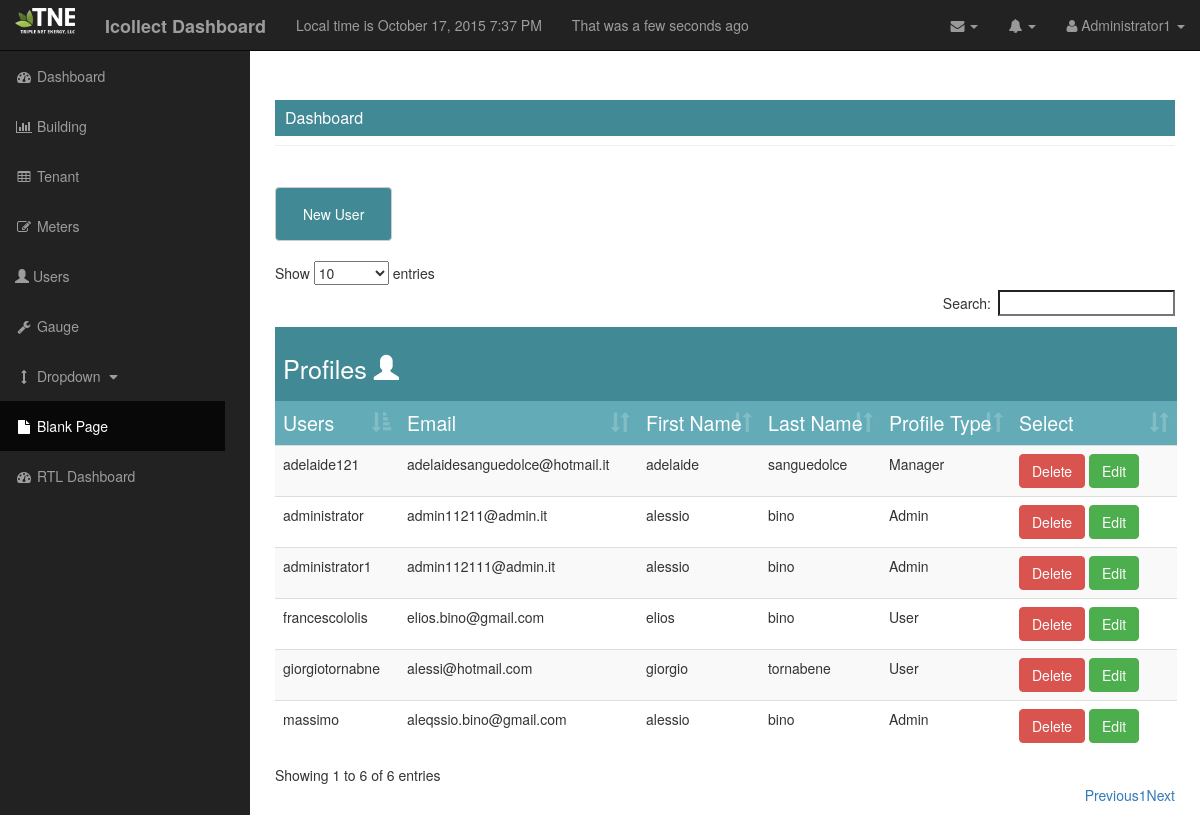
/dashboard/users (signed in), run on the app's committed database.
### project/model_.py (models this page shows, shortened)
class user_(db.Model,UserMixin):
    __tablename__ = "user"
    id_user = db.Column(db.Integer, primary_key=True)
    user = db.Column(db.String, unique=True, nullable=False)
    password = db.Column(db.String, unique=True ,nullable=False)
    email = db.Column(db.String, unique=True, nullable=False)
    first_name = db.Column(db.String, nullable=False)
    last_name = db.Column(db.String, nullable=False)
    role = db.Column(db.String, db.ForeignKey('profile_type.name'))
    gauge_ch = db.relationship('gauge_', backref='user')
    def is_authenticated(self):
        return True
    @login_.user_loader
    def load_user(id_user=None):
        return user_.query.get(int(id_user))

### project/users/view.py (the view)
@users_for_blueprint.route('/dashboard/users')
@login_required
def user_page():
    users_site = db.session.query(user_).order_by(user_.id_user)
    return render_template('users.html', users=users_site, current_time=datetime.utcnow())

### project/templates/users.html (shortened to what this page needs)
{% extends "base_.html" %}
{% block head %}
    {{ super() }}
{% endblock %}
{% block content %}
      <div id="page-wrapper">
           <div class="container-fluid">
                <div class="row">
                    <div class="page-tabs">
                        <div class="col-lg-12">
                            <ul class="nav nav-pills nav-user">
                                  <li type="button" class="btn btn-default" role="presentation"><a class="tab-extra" href="{{url_for('user.new_users')}}" aria-controls="new-user" role="tab">New User</a></li>
                            </ul>
                        </div>
                    </div>
                    <div class="col-lg-12">
                          <div class="tables">
                            <table id="tables-users" class="table table-striped table-hover">
                                <caption class="tables-users">
                                <h2>Profiles <i class="glyphicon glyphicon-user"></i>
                                </h2>
                                </caption>
                                <thead class="table-header">
                                    <tr>
                                        <td>Users</td>
                                        <td>Email</td>
                                        <td>First Name</td>
                                        <td>Last Name</td>
                                        <td>Profile Type</td>
                                        <td>Select</td>
                                    </tr>
                                </thead>
                                <tbody>
                                    {% for user in users %}
                                <tr>
                                        <td>{{user.user}}</td>
                                        <td>{{user.email}}</td>
                                        <td>{{user.first_name}}</td>
                                        <td>{{user.last_name}}</td>
                                        <td>{{user.role}}</td>
                                        <div class="btn-group-lg">
                                        <td width="150px"><a type="button" class="btn btn-danger btn-user-dng" href="{{ url_for('user.delete_users', usersdel=user.user)}}">Delete</a>
                                        <a type="button" class="btn btn-success btn-user-edit" href="{{ url_for('user.edit_users', useredit=user.user) }}">Edit</a></td>
                                        </div>
                                </tr>
                                    {% endfor %}
                                </tbody>
                            </table>
                        </div>
                    </div>
                    </div>
                </div>
           </div>
      </div>
{% endblock %}

### project/templates/base_.html (shortened to what this page needs)
<!DOCTYPE html>
<html lang="en">
{% block head %}
<head>
     <link href="{{url_for('static', filename='css/bootstrap.min.css')}}" rel="stylesheet">
     <link href="{{url_for('static', filename='css/sb-admin.css')}}" rel="stylesheet">
     <link href="{{ url_for('static', filename='css/simple-sidebar.css')}}" rel="stylesheet">
     <link href="{{url_for('static', filename='font-awesome/css/font-awesome.min.css')}}" rel="stylesheet">
    <link href="{{ url_for('static', filename='css/dataTables.bootstrap.css')}}" rel="stylesheet">
</head>
{% endblock %}
<body>
    <div id="wrapper">
        {% if current_user.is_authenticated() %}
        <nav class="navbar navbar-inverse navbar-fixed-top" role="navigation">
            <div class="navbar-header">
                <a class="navbar-brand" href="{{url_for('user.logout_')}}">
                    <img style="max-width: 60px; margin-top: -7px" src = "{{url_for ('static' , filename='images/TNE_150.png')}}">
                </a>
                <a class ="navbar-brand" href="/dashboard"><strong>Icollect Dashboard</strong></a>
                <div class="navbar-text"> Local time is {{ moment(current_time).format('LLL') }}</div>
                <div class="navbar-text"> That was {{ moment(current_time).fromNow(refresh=True)}}</div>
            </div>
            <ul class="nav navbar-right top-nav">
                <li class="dropdown">
                    <a href="#" class="dropdown-toggle" data-toggle="dropdown"><i class="fa fa-envelope"></i> <b class="caret"></b></a>
                </li>
                <li class="dropdown">
                    <a href="#" class="dropdown-toggle" data-toggle="dropdown"><i class="fa fa-bell"></i> <b class="caret"></b></a>
                </li>
                <li class="dropdown">
                    <a href="#" class="dropdown-toggle" data-toggle="dropdown"><i class="fa fa-user"></i>  {{ current_user.user|capitalize }} <b class="caret"></b></a>
                </li>
            </ul>
            {% endif %}
            <div class="collapse navbar-collapse navbar-ex1-collapse">
                <ul class="nav navbar-nav side-nav">
                    <li>
                        <a href="/dashboard"><i class="fa fa-fw fa-dashboard"></i> Dashboard</a>
                    </li>
                    <li>
                        <a href="/dashboard/building"><i class="fa fa-fw fa-bar-chart-o"></i> Building </a>
                    </li>
                    <li>
                        <a href="/dashboard/tenant"><i class="fa fa-fw fa-table"></i> Tenant </a>
                    </li>
                    <li>
                        <a href="/dashboard/meters"><i class="fa fa-fw fa-edit"></i> Meters </a>
                    </li>
                    <li>
                        <a href="/dashboard/users"><i class="glyphicon glyphicon-user"></i> Users </a>
                    </li>
                    <li>
                        <a href="/dashboard/prova"><i class="fa fa-fw fa-wrench"></i> Gauge</a>
                    </li>
                    <li>
                        <a href="javascript:;" data-toggle="collapse" data-target="#demo"><i class="fa fa-fw fa-arrows-v"></i> Dropdown <i class="fa fa-fw fa-caret-down"></i></a>
                    </li>
                    <li class="active">
                        <a href="blank-page.html"><i class="fa fa-fw fa-file"></i> Blank Page</a>
                    </li>
                    <li>
                        <a href="../../Template_Error/index-rtl.html"><i class="fa fa-fw fa-dashboard"></i> RTL Dashboard</a>
                    </li>
                </ul>
            </div>
        </nav>
        <div id="page-wrapper">
           <div class="container-fluid">
                <div class="row">
                    <div class="col-lg-12">
                        <h1 class="page-header">
                            <div class="box-header show-header widget-head">
                                Dashboard
                            </div>
                        </h1>
                        {% block error %}
                        <div class="col-lg-12">
                        </div>
                        {% endblock %}
                    </div>
                </div>
           </div>
    </div>
        {% block content %}
        {% endblock %}
</body>
</html>

### project/static/css/sb-admin.css (style rules this page uses)
body { margin-top: 100px; background-color: #222; }
@media (min-width:768px) { body { margin-top: 50px; } }
#wrapper { padding-left: 0; }
#page-wrapper { width: 100%; padding: 0; background-color: #fff; }
@media (min-width:768px) { #wrapper { padding-left: 225px; } }
@media (min-width:768px) { #page-wrapper { padding: 10px; } }
.top-nav { padding: 0 15px; }
.top-nav>li { display: inline-block; float: left; }
.top-nav>li>a { padding-top: 15px; padding-bottom: 15px; line-height: 20px; color: #999; }
@media (min-width:768px) { .side-nav { position: fixed; top: 51px; left: 225px; width: 225px; margin-left: -225px; border: none; border-radius: 0; overflow-y: auto; background-color: #222; bottom: 0; overflow-x: hidden; padding-bottom: 40px; } }
@media (min-width:768px) { .side-nav>li>a { width: 225px; } }
.tables { border-radius: 7px; }
.box-header { font-size: 16px; padding: 10px; background: #418A95; color: #ffffff; line-height: 16px; }

### project/static/css/simple-sidebar.css (style rules this page uses)
#wrapper { padding-left: 0; -webkit-transition: all 0.5s ease; -moz-transition: all 0.5s ease; -o-transition: all 0.5s ease; transition: all 0.5s ease; }
@media (min-width:768px) { #wrapper { padding-left: 250px; } }

### data on the page
user_: user "Administrator1", user "administrator1", email "admin112111@admin.it", first_name "alessio", last_name "bino", role "Admin"
user_: user "adelaide121", email "adelaidesanguedolce@hotmail.it", first_name "adelaide", last_name "sanguedolce", role "Manager"
user_: user "administrator", email "admin11211@admin.it", first_name "alessio", last_name "bino", role "Admin"
user_: user "francescololis", email "elios.bino@gmail.com", first_name "elios", last_name "bino", role "User"
user_: user "giorgiotornabne", email "alessi@hotmail.com", first_name "giorgio", last_name "tornabene", role "User"
user_: user "massimo", email "aleqssio.bino@gmail.com", first_name "alessio", last_name "bino", role "Admin"
